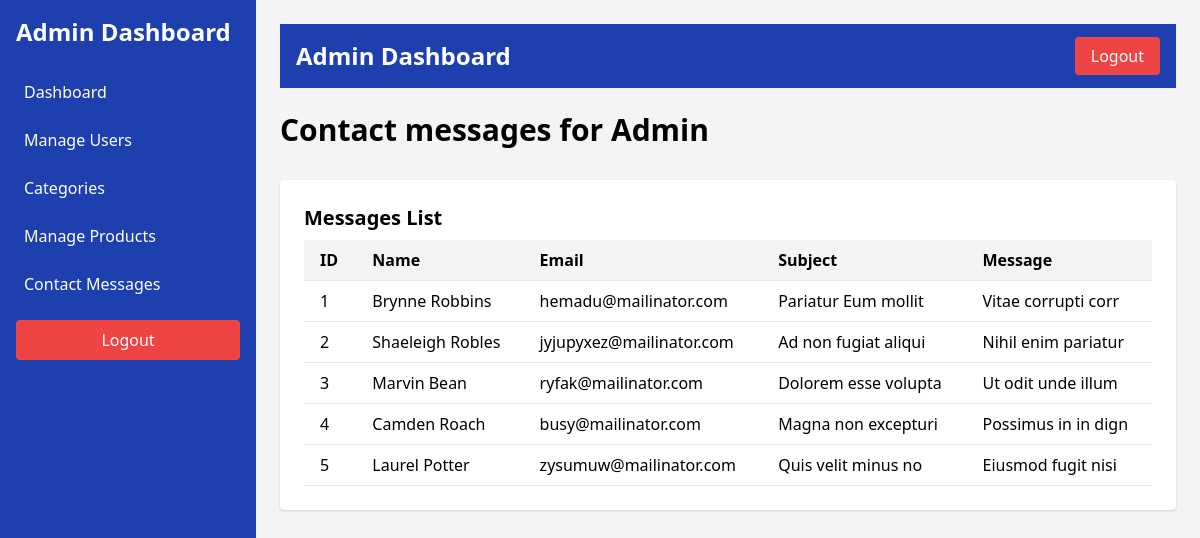
The page /contact-messages/ (signed in) on the database its author committed.
### shop/models.py (models this page shows, shortened)
class ContactMessage(models.Model):
    name = models.CharField(max_length=255)
    email = models.EmailField()
    subject = models.CharField(max_length=255)
    message = models.TextField()
    created_at = models.DateTimeField(auto_now_add=True)

### shop/views.py (the view)
# urls.py: path('contact-messages/', views.contact_message, name='contact_messages'),
@login_required
def contact_message(request):
    contacts = ContactMessage.objects.all()
    return render(request, "admin/messages.html", {"contacts": contacts})

### shop/templates/admin/messages.html (shortened to what this page needs)
{% extends "layouts/admin.html" %}
{% block content %}
    <h1 class="text-3xl font-semibold mb-4">Contact messages for Admin</h1>
    <div class="bg-white p-6 rounded shadow mt-8">
        <h2 class="text-xl font-bold mb-2">Messages List</h2>
        {% if contacts %}
            <div class="overflow-x-auto">
                <table class="w-full border-collapse">
                    <thead>
                        <tr class="border-b bg-gray-100 text-left">
                            <th class="px-4 py-2">ID</th>
                            <th class="px-4 py-2">Name</th>
                            <th class="px-4 py-2">Email</th>
                            <th class="px-4 py-2">Subject</th>
                            <th class="px-4 py-2">Message</th>
                        </tr>
                    </thead>
                    <tbody>
                        {% for contact in contacts %}
                            <tr class="border-b hover:bg-gray-50">
                                <td class="px-4 py-2">{{ contact.id }}</td>
                                <td class="px-4 py-2">{{ contact.name }}</td>
                                <td class="px-4 py-2">{{ contact.email }}</td>
                                <td class="px-4 py-2">{{ contact.subject }}</td>
                                <td class="px-4 py-2">{{ contact.message }}</td>
                            </tr>
                        {% endfor %}
                    </tbody>
                </table>
            </div>
        {% else %}
            <p class="text-gray-600">No Messages available.</p>
        {% endif %}
    </div>
{% endblock %}

### rows shown on the page
ContactMessage: id "1", name "Brynne Robbins", email "hemadu@mailinator.com", subject "Pariatur Eum mollit", message "Vitae corrupti corr"
ContactMessage: id "2", name "Shaeleigh Robles", email "jyjupyxez@mailinator.com", subject "Ad non fugiat aliqui", message "Nihil enim pariatur"
ContactMessage: id "3", name "Marvin Bean", email "ryfak@mailinator.com", subject "Dolorem esse volupta", message "Ut odit unde illum"
ContactMessage: id "4", name "Camden Roach", email "busy@mailinator.com", subject "Magna non excepturi", message "Possimus in in dign"
ContactMessage: id "5", name "Laurel Potter", email "zysumuw@mailinator.com", subject "Quis velit minus no", message "Eiusmod fugit nisi"
